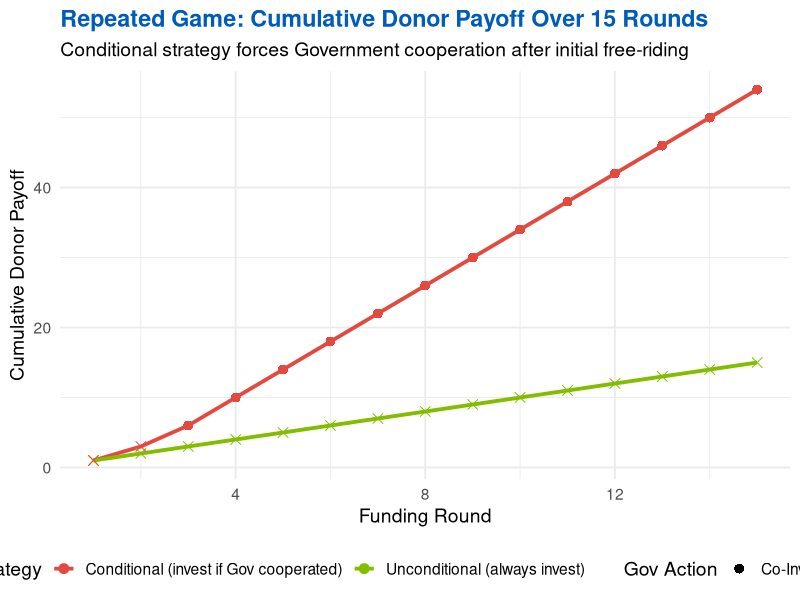
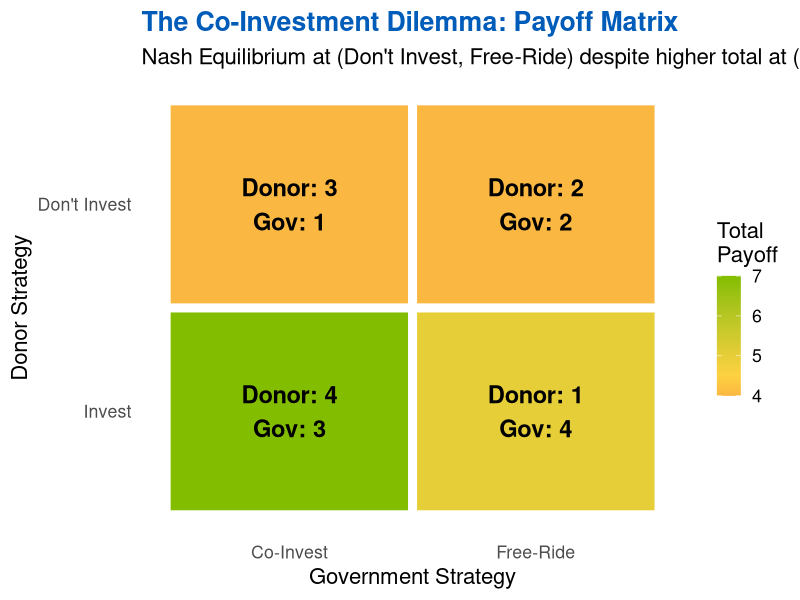

Generate these figures, in order, with R:
## ---- chunk 1
#| label: payoff-matrix
#| echo: true

# ── The Co-Investment Dilemma ──
# Players: Donor (rows) and Government (columns)
# Strategies: Invest / Don't Invest  x  Co-Invest / Free-Ride
# Each cell: c(Donor payoff, Government payoff)

donor_payoffs <- matrix(
  c(4, 3,   # (Invest, Co-Invest)  and (Don't Invest, Co-Invest)
    1, 2),  # (Invest, Free-Ride)  and (Don't Invest, Free-Ride)
  nrow = 2, ncol = 2,
  dimnames = list(
    Donor = c("Invest", "Don't Invest"),
    Gov   = c("Co-Invest", "Free-Ride")
  )
)

gov_payoffs <- matrix(
  c(3, 1,   # (Invest, Co-Invest)  and (Don't Invest, Co-Invest)
    4, 2),  # (Invest, Free-Ride)  and (Don't Invest, Free-Ride)
  nrow = 2, ncol = 2,
  dimnames = list(
    Donor = c("Invest", "Don't Invest"),
    Gov   = c("Co-Invest", "Free-Ride")
  )
)

# Print the combined matrix
cat("=== Co-Investment Dilemma ===\n\n")
for (i in 1:2) {
  for (j in 1:2) {
    cat(sprintf("  %-14s vs %-12s => Donor: %d, Gov: %d\n",
                rownames(donor_payoffs)[i],
                colnames(donor_payoffs)[j],
                donor_payoffs[i, j],
                gov_payoffs[i, j]))
  }
}
## ---- chunk 2
#| label: find-nash
#| echo: true

# ── Find all Nash Equilibria in a 2x2 game ──
# A cell (i,j) is a NE if:
#   - Player 1's payoff at (i,j) is the max in column j (best response)
#   - Player 2's payoff at (i,j) is the max in row i (best response)

find_nash <- function(p1_payoffs, p2_payoffs) {
  nr <- nrow(p1_payoffs)
  nc <- ncol(p1_payoffs)
  nash_cells <- list()

  for (i in 1:nr) {
    for (j in 1:nc) {
      p1_best <- p1_payoffs[i, j] == max(p1_payoffs[, j])
      p2_best <- p2_payoffs[i, j] == max(p2_payoffs[i, ])

      if (p1_best & p2_best) {
        nash_cells <- c(nash_cells, list(c(row = i, col = j)))
      }
    }
  }
  nash_cells
}

# Find and display NE
equilibria <- find_nash(donor_payoffs, gov_payoffs)

cat("Nash Equilibria found:", length(equilibria), "\n\n")
for (eq in equilibria) {
  cat(sprintf("  (%s, %s) => Donor: %d, Gov: %d\n",
              rownames(donor_payoffs)[eq["row"]],
              colnames(donor_payoffs)[eq["col"]],
              donor_payoffs[eq["row"], eq["col"]],
              gov_payoffs[eq["row"], eq["col"]]))
}
# Expected: (Don't Invest, Free-Ride) => Donor: 2, Gov: 2
## ---- chunk 3
#| label: repeated-game-sim
#| echo: true

# ── Repeated game: compare Unconditional vs Conditional donor strategy ──
set.seed(42)
n_rounds <- 15

# Payoffs per round (same matrix as above)
get_payoffs <- function(donor_action, gov_action) {
  if (donor_action == "Invest" & gov_action == "Co-Invest")
    return(c(D = 4, G = 3))
  if (donor_action == "Invest" & gov_action == "Free-Ride")
    return(c(D = 1, G = 4))
  if (donor_action == "No Invest" & gov_action == "Co-Invest")
    return(c(D = 3, G = 1))
  return(c(D = 2, G = 2))  # No Invest, Free-Ride
}

simulate_game <- function(donor_strategy, n_rounds) {
  d_actions <- character(n_rounds)
  g_actions <- character(n_rounds)
  d_pay     <- numeric(n_rounds)
  g_pay     <- numeric(n_rounds)

  for (t in 1:n_rounds) {
    # Donor's strategy
    if (donor_strategy == "unconditional") {
      d_actions[t] <- "Invest"
    } else {
      # Conditional: invest only if Gov cooperated last round
      d_actions[t] <- if (t == 1) "Invest"
                      else if (g_actions[t - 1] == "Co-Invest") "Invest"
                      else "No Invest"
    }

    # Government: tries free-riding first, learns from consequences
    if (t <= 2) {
      g_actions[t] <- "Free-Ride"
    } else if (donor_strategy == "conditional" &
               d_actions[t] == "No Invest") {
      g_actions[t] <- "Co-Invest"  # Cooperate after punishment
    } else if (donor_strategy == "unconditional") {
      g_actions[t] <- "Free-Ride"  # No reason to stop free-riding
    } else {
      g_actions[t] <- "Co-Invest"  # Maintain cooperation
    }

    pay <- get_payoffs(d_actions[t], g_actions[t])
    d_pay[t] <- pay["D"]
    g_pay[t] <- pay["G"]
  }

  data.frame(round = 1:n_rounds, donor = d_actions, gov = g_actions,
             donor_payoff = d_pay, gov_payoff = g_pay)
}

uncond <- simulate_game("unconditional", n_rounds)
cond   <- simulate_game("conditional", n_rounds)
cat("Unconditional: total Donor payoff =", sum(uncond$donor_payoff), "\n")
cat("Conditional:   total Donor payoff =", sum(cond$donor_payoff), "\n")
## ---- chunk 4
#| label: repeated-game-plot
#| echo: true
#| fig-width: 10
#| fig-height: 5

library(ggplot2)

# Combine results
uncond$strategy <- "Unconditional (always invest)"
cond$strategy   <- "Conditional (invest if Gov cooperated)"
results <- rbind(uncond, cond)

# Compute cumulative payoff
results <- results |>
  transform(cum_donor = ave(donor_payoff, strategy, FUN = cumsum))

ggplot(results, aes(x = round, y = cum_donor, color = strategy)) +
  geom_line(linewidth = 1.3) +
  geom_point(aes(shape = gov), size = 3) +
  scale_color_manual(values = c("#E24A3F", "#83BD00")) +
  scale_shape_manual(
    values = c("Co-Invest" = 16, "Free-Ride" = 4),
    name = "Gov Action"
  ) +
  labs(
    title = "Repeated Game: Cumulative Donor Payoff Over 15 Rounds",
    subtitle = "Conditional strategy forces Government cooperation after initial free-riding",
    x = "Funding Round",
    y = "Cumulative Donor Payoff",
    color = "Donor Strategy"
  ) +
  theme_minimal(base_size = 14) +
  theme(
    plot.title = element_text(color = "#005CB9", face = "bold"),
    legend.position = "bottom"
  )
## ---- chunk 5
#| label: payoff-heatmap
#| echo: true
#| fig-width: 9
#| fig-height: 5

library(ggplot2)

# Build tidy data for the 2x2 game
game_df <- data.frame(
  Donor = c("Invest", "Invest", "Don't Invest", "Don't Invest"),
  Gov   = c("Co-Invest", "Free-Ride", "Co-Invest", "Free-Ride"),
  Donor_Payoff = c(4, 1, 3, 2),
  Gov_Payoff   = c(3, 4, 1, 2)
)
game_df$Total <- game_df$Donor_Payoff + game_df$Gov_Payoff
game_df$Label <- paste0("Donor: ", game_df$Donor_Payoff,
                        "\nGov: ", game_df$Gov_Payoff)

# Factor ordering
game_df$Donor <- factor(game_df$Donor,
                        levels = c("Invest", "Don't Invest"))
game_df$Gov   <- factor(game_df$Gov,
                        levels = c("Co-Invest", "Free-Ride"))

ggplot(game_df, aes(x = Gov, y = Donor, fill = Total)) +
  geom_tile(color = "white", linewidth = 3) +
  geom_text(aes(label = Label), size = 6, fontface = "bold") +
  scale_fill_gradient2(
    low = "#E24A3F", mid = "#FED141", high = "#83BD00",
    midpoint = 4.5, name = "Total\nPayoff"
  ) +
  labs(
    title = "The Co-Investment Dilemma: Payoff Matrix",
    subtitle = "Nash Equilibrium at (Don't Invest, Free-Ride) despite higher total at (Invest, Co-Invest)",
    x = "Government Strategy", y = "Donor Strategy"
  ) +
  theme_minimal(base_size = 16) +
  theme(
    panel.grid = element_blank(),
    plot.title = element_text(color = "#005CB9", face = "bold")
  )
